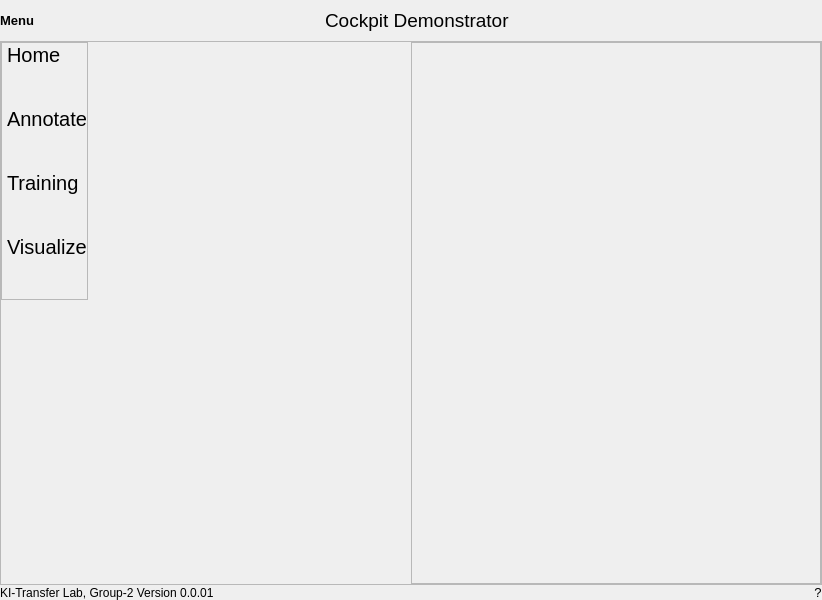
<?xml version="1.0" encoding="UTF-8"?>
<ui version="4.0">
 <class>MainWindow</class>
 <widget class="QMainWindow" name="CockpitDemonstrator">
  <property name="geometry">
   <rect>
    <x>0</x>
    <y>0</y>
    <width>822</width>
    <height>600</height>
   </rect>
  </property>
  <property name="windowTitle">
   <string>MainWindow</string>
  </property>
  <widget class="QWidget" name="centralwidget">
   <layout class="QVBoxLayout" name="verticalLayout">
    <property name="spacing">
     <number>0</number>
    </property>
    <property name="leftMargin">
     <number>0</number>
    </property>
    <property name="topMargin">
     <number>0</number>
    </property>
    <property name="rightMargin">
     <number>0</number>
    </property>
    <property name="bottomMargin">
     <number>0</number>
    </property>
    <item alignment="Qt::AlignTop">
     <widget class="QFrame" name="header">
      <property name="styleSheet">
       <string notr="true">*{
border:none;
}</string>
      </property>
      <property name="frameShape">
       <enum>QFrame::StyledPanel</enum>
      </property>
      <property name="frameShadow">
       <enum>QFrame::Raised</enum>
      </property>
      <layout class="QHBoxLayout" name="horizontalLayout">
       <property name="spacing">
        <number>0</number>
       </property>
       <property name="leftMargin">
        <number>0</number>
       </property>
       <property name="topMargin">
        <number>0</number>
       </property>
       <property name="rightMargin">
        <number>0</number>
       </property>
       <property name="bottomMargin">
        <number>0</number>
       </property>
       <item alignment="Qt::AlignLeft">
        <widget class="QFrame" name="left_frame">
         <property name="font">
          <font>
           <pointsize>8</pointsize>
          </font>
         </property>
         <property name="frameShape">
          <enum>QFrame::StyledPanel</enum>
         </property>
         <property name="frameShadow">
          <enum>QFrame::Raised</enum>
         </property>
         <layout class="QHBoxLayout" name="horizontalLayout_3">
          <property name="spacing">
           <number>0</number>
          </property>
          <property name="leftMargin">
           <number>0</number>
          </property>
          <property name="topMargin">
           <number>0</number>
          </property>
          <property name="rightMargin">
           <number>0</number>
          </property>
          <property name="bottomMargin">
           <number>0</number>
          </property>
          <item>
           <widget class="QPushButton" name="menu_btn">
            <property name="font">
             <font>
              <pointsize>10</pointsize>
              <weight>75</weight>
              <bold>true</bold>
             </font>
            </property>
            <property name="text">
             <string>Menu</string>
            </property>
            <property name="icon">
             <iconset resource="../Icons.qrc">
              <normaloff>:/icons/Icons/align-left.svg</normaloff>:/icons/Icons/align-left.svg</iconset>
            </property>
            <property name="iconSize">
             <size>
              <width>32</width>
              <height>32</height>
             </size>
            </property>
           </widget>
          </item>
         </layout>
        </widget>
       </item>
       <item alignment="Qt::AlignHCenter">
        <widget class="QFrame" name="center_frame">
         <property name="frameShape">
          <enum>QFrame::StyledPanel</enum>
         </property>
         <property name="frameShadow">
          <enum>QFrame::Raised</enum>
         </property>
         <layout class="QHBoxLayout" name="horizontalLayout_2">
          <item>
           <widget class="QLabel" name="cockpiticonlabel">
            <property name="text">
             <string/>
            </property>
            <property name="pixmap">
             <pixmap resource="../Icons.qrc">:/icons/Icons/monitor.svg</pixmap>
            </property>
            <property name="scaledContents">
             <bool>false</bool>
            </property>
           </widget>
          </item>
          <item>
           <widget class="QLabel" name="titlelabel">
            <property name="font">
             <font>
              <pointsize>14</pointsize>
              <weight>50</weight>
              <bold>false</bold>
             </font>
            </property>
            <property name="text">
             <string>Cockpit Demonstrator</string>
            </property>
            <property name="scaledContents">
             <bool>false</bool>
            </property>
           </widget>
          </item>
         </layout>
        </widget>
       </item>
       <item alignment="Qt::AlignRight">
        <widget class="QFrame" name="right_frame">
         <property name="frameShape">
          <enum>QFrame::StyledPanel</enum>
         </property>
         <property name="frameShadow">
          <enum>QFrame::Raised</enum>
         </property>
         <layout class="QHBoxLayout" name="horizontalLayout_4">
          <property name="spacing">
           <number>0</number>
          </property>
          <property name="leftMargin">
           <number>0</number>
          </property>
          <property name="topMargin">
           <number>0</number>
          </property>
          <property name="rightMargin">
           <number>0</number>
          </property>
          <property name="bottomMargin">
           <number>0</number>
          </property>
          <item>
           <widget class="QPushButton" name="settings_btn">
            <property name="text">
             <string/>
            </property>
            <property name="icon">
             <iconset resource="../Icons.qrc">
              <normaloff>:/icons/Icons/settings.svg</normaloff>:/icons/Icons/settings.svg</iconset>
            </property>
            <property name="iconSize">
             <size>
              <width>32</width>
              <height>32</height>
             </size>
            </property>
           </widget>
          </item>
         </layout>
        </widget>
       </item>
      </layout>
     </widget>
    </item>
    <item>
     <widget class="QFrame" name="content">
      <property name="sizePolicy">
       <sizepolicy hsizetype="Expanding" vsizetype="Expanding">
        <horstretch>0</horstretch>
        <verstretch>0</verstretch>
       </sizepolicy>
      </property>
      <property name="frameShape">
       <enum>QFrame::StyledPanel</enum>
      </property>
      <property name="frameShadow">
       <enum>QFrame::Raised</enum>
      </property>
      <layout class="QHBoxLayout" name="horizontalLayout_8">
       <property name="spacing">
        <number>0</number>
       </property>
       <property name="leftMargin">
        <number>0</number>
       </property>
       <property name="topMargin">
        <number>0</number>
       </property>
       <property name="rightMargin">
        <number>0</number>
       </property>
       <property name="bottomMargin">
        <number>0</number>
       </property>
       <item alignment="Qt::AlignLeft|Qt::AlignTop">
        <widget class="QFrame" name="menu_frame">
         <property name="sizePolicy">
          <sizepolicy hsizetype="Preferred" vsizetype="Preferred">
           <horstretch>0</horstretch>
           <verstretch>0</verstretch>
          </sizepolicy>
         </property>
         <property name="styleSheet">
          <string notr="true">QPushButton {border:none; text-align:left; font-size:20px}</string>
         </property>
         <property name="frameShape">
          <enum>QFrame::StyledPanel</enum>
         </property>
         <property name="frameShadow">
          <enum>QFrame::Raised</enum>
         </property>
         <layout class="QVBoxLayout" name="verticalLayout_2">
          <property name="spacing">
           <number>0</number>
          </property>
          <property name="leftMargin">
           <number>5</number>
          </property>
          <property name="topMargin">
           <number>0</number>
          </property>
          <property name="rightMargin">
           <number>0</number>
          </property>
          <property name="bottomMargin">
           <number>0</number>
          </property>
          <item alignment="Qt::AlignLeft|Qt::AlignTop">
           <widget class="QPushButton" name="home_button">
            <property name="layoutDirection">
             <enum>Qt::LeftToRight</enum>
            </property>
            <property name="styleSheet">
             <string notr="true"/>
            </property>
            <property name="text">
             <string>Home</string>
            </property>
           </widget>
          </item>
          <item>
           <spacer name="verticalSpacer">
            <property name="orientation">
             <enum>Qt::Vertical</enum>
            </property>
            <property name="sizeHint" stdset="0">
             <size>
              <width>20</width>
              <height>40</height>
             </size>
            </property>
           </spacer>
          </item>
          <item>
           <widget class="QPushButton" name="annotation_button">
            <property name="text">
             <string>Annotate</string>
            </property>
           </widget>
          </item>
          <item>
           <spacer name="verticalSpacer_2">
            <property name="orientation">
             <enum>Qt::Vertical</enum>
            </property>
            <property name="sizeHint" stdset="0">
             <size>
              <width>20</width>
              <height>40</height>
             </size>
            </property>
           </spacer>
          </item>
          <item>
           <widget class="QPushButton" name="training_button">
            <property name="text">
             <string>Training</string>
            </property>
           </widget>
          </item>
          <item>
           <spacer name="verticalSpacer_3">
            <property name="orientation">
             <enum>Qt::Vertical</enum>
            </property>
            <property name="sizeHint" stdset="0">
             <size>
              <width>20</width>
              <height>40</height>
             </size>
            </property>
           </spacer>
          </item>
          <item>
           <widget class="QPushButton" name="visualization_button">
            <property name="text">
             <string>Visualize</string>
            </property>
           </widget>
          </item>
          <item>
           <spacer name="verticalSpacer_4">
            <property name="orientation">
             <enum>Qt::Vertical</enum>
            </property>
            <property name="sizeHint" stdset="0">
             <size>
              <width>20</width>
              <height>40</height>
             </size>
            </property>
           </spacer>
          </item>
         </layout>
        </widget>
       </item>
       <item>
        <widget class="QFrame" name="content_frame">
         <property name="sizePolicy">
          <sizepolicy hsizetype="Preferred" vsizetype="Preferred">
           <horstretch>0</horstretch>
           <verstretch>0</verstretch>
          </sizepolicy>
         </property>
         <property name="frameShape">
          <enum>QFrame::StyledPanel</enum>
         </property>
         <property name="frameShadow">
          <enum>QFrame::Raised</enum>
         </property>
        </widget>
       </item>
      </layout>
     </widget>
    </item>
    <item alignment="Qt::AlignBottom">
     <widget class="QFrame" name="footer">
      <property name="styleSheet">
       <string notr="true">*{border:none;}</string>
      </property>
      <property name="frameShape">
       <enum>QFrame::StyledPanel</enum>
      </property>
      <property name="frameShadow">
       <enum>QFrame::Raised</enum>
      </property>
      <layout class="QHBoxLayout" name="horizontalLayout_5">
       <property name="spacing">
        <number>0</number>
       </property>
       <property name="leftMargin">
        <number>0</number>
       </property>
       <property name="topMargin">
        <number>0</number>
       </property>
       <property name="rightMargin">
        <number>0</number>
       </property>
       <property name="bottomMargin">
        <number>0</number>
       </property>
       <item alignment="Qt::AlignLeft|Qt::AlignBottom">
        <widget class="QFrame" name="left_frame_version">
         <property name="frameShape">
          <enum>QFrame::StyledPanel</enum>
         </property>
         <property name="frameShadow">
          <enum>QFrame::Raised</enum>
         </property>
         <layout class="QHBoxLayout" name="horizontalLayout_6">
          <property name="spacing">
           <number>0</number>
          </property>
          <property name="leftMargin">
           <number>0</number>
          </property>
          <property name="topMargin">
           <number>0</number>
          </property>
          <property name="rightMargin">
           <number>0</number>
          </property>
          <property name="bottomMargin">
           <number>0</number>
          </property>
          <item alignment="Qt::AlignLeft">
           <widget class="QLabel" name="label">
            <property name="font">
             <font>
              <pointsize>9</pointsize>
             </font>
            </property>
            <property name="text">
             <string>KI-Transfer Lab, Group-2 Version 0.0.01  </string>
            </property>
           </widget>
          </item>
         </layout>
        </widget>
       </item>
       <item alignment="Qt::AlignRight|Qt::AlignBottom">
        <widget class="QFrame" name="right_frame_about">
         <property name="sizePolicy">
          <sizepolicy hsizetype="Preferred" vsizetype="Preferred">
           <horstretch>0</horstretch>
           <verstretch>0</verstretch>
          </sizepolicy>
         </property>
         <property name="frameShape">
          <enum>QFrame::StyledPanel</enum>
         </property>
         <property name="frameShadow">
          <enum>QFrame::Raised</enum>
         </property>
         <layout class="QHBoxLayout" name="horizontalLayout_7">
          <property name="spacing">
           <number>0</number>
          </property>
          <property name="topMargin">
           <number>0</number>
          </property>
          <property name="rightMargin">
           <number>0</number>
          </property>
          <property name="bottomMargin">
           <number>0</number>
          </property>
          <item alignment="Qt::AlignRight">
           <widget class="QPushButton" name="pushButton">
            <property name="font">
             <font>
              <pointsize>10</pointsize>
             </font>
            </property>
            <property name="text">
             <string>?</string>
            </property>
           </widget>
          </item>
         </layout>
        </widget>
       </item>
      </layout>
     </widget>
    </item>
   </layout>
  </widget>
 </widget>
 <resources>
  <include location="../Icons.qrc"/>
 </resources>
 <connections/>
</ui>
